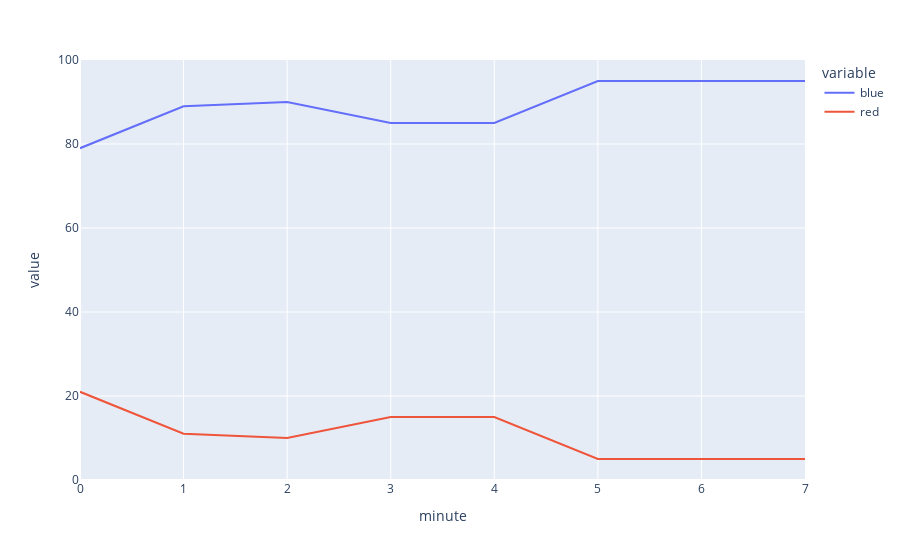

The code cell stored with this chart in its notebook:
### Code cell
fig = px.line(game_result_df, x="minute", y=['blue', 'red'])
fig.show()

### Figure 1 — Plotly figure (JSON) as saved in the notebook; plotly's stock layout.template omitted (floating-point values rounded to 4 significant figures)
{"data": [{"hovertemplate": "variable=blue<br>minute=%{x}<br>value=%{y}<extra></extra>", "legendgroup": "blue", "line": {"color": "#636efa", "dash": "solid"}, "marker": {"symbol": "circle"}, "mode": "lines", "name": "blue", "orientation": "v", "showlegend": true, "type": "scatter", "x": [0, 1, 2, 3, 4, 5, 6, 7], "xaxis": "x", "y": [79.0, 89.0, 90.0, 85.0, 85.0, 95.0, 95.0, 95.0], "yaxis": "y"}, {"hovertemplate": "variable=red<br>minute=%{x}<br>value=%{y}<extra></extra>", "legendgroup": "red", "line": {"color": "#EF553B", "dash": "solid"}, "marker": {"symbol": "circle"}, "mode": "lines", "name": "red", "orientation": "v", "showlegend": true, "type": "scatter", "x": [0, 1, 2, 3, 4, 5, 6, 7], "xaxis": "x", "y": [21.0, 11.0, 10.0, 15.0, 15.0, 5.0, 5.0, 5.0], "yaxis": "y"}], "layout": {"legend": {"title": {"text": "variable"}, "tracegroupgap": 0}, "margin": {"t": 60}, "xaxis": {"anchor": "y", "domain": [0, 1], "title": {"text": "minute"}}, "yaxis": {"anchor": "x", "domain": [0, 1], "title": {"text": "value"}}}}
